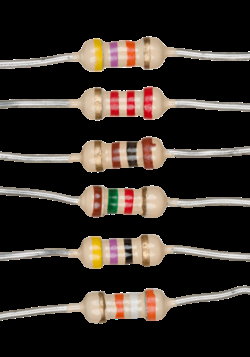
#> input picture ver_1/sample3.png, 250 x 357 px, given in place of the camera
$ python single_capture.py
#> lines starting #> are read from the running program, lines starting #| are printed output that depends on the picture; after the words box and inside, x2 and y2 are one past the last pixel; in counts of white or black regions, pixels touching at a corner belong together
# ver 1. one frame capture and display % of colour

import cv2
import numpy as np

cam = cv2.VideoCapture(0)

while True:
    ret, frame = cam.read()
#> frame is the input picture: shape (357, 250, 3); mean B, G, R 38.3, 43.5, 50.1
    if not ret:
        print("Failed to capture image.")
        break

    # display the live video feed
    cv2.imshow("Live Video (Press Space to Capture)", frame)

    # capture frame on spacebar (ASCII value 32)
    if cv2.waitKey(1) & 0xFF == 32:  # spacebar pressed
#> (key Esc is pressed here)
        captured_frame = frame.copy()
        hsv_frame = cv2.cvtColor(captured_frame, cv2.COLOR_BGR2HSV)
        print("Frame Captured.")
        break


# release camera, close live feed window
cam.release()
cv2.destroyAllWindows()

# black
low_black = np.array([0,0,0])
high_black = np.array([14,255,111])
black_mask =  cv2.inRange(hsv_frame, low_black, high_black)
#> hsv_frame: shape (357, 250, 3); mean H, S, V 6.9, 16.8, 50.4
# black  = cv2.bitwise_and(frame, frame, mask = black_mask)
black = cv2.bitwise_not(black_mask)

# brown
low_brown = np.array([5,220,24])
high_brown = np.array([10,255,101])
brown_mask = cv2.inRange(hsv_frame, low_brown, high_brown)
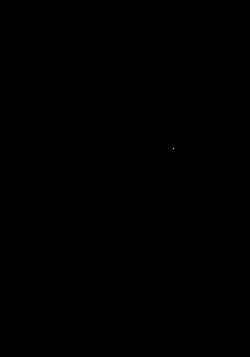
#> brown_mask: shape (357, 250); 0% white in thin lines or dots, all inside (x1, y1, x2, y2) = (173, 148, 174, 149)
brown = cv2.bitwise_and(frame, frame, mask = brown_mask)

# red
low_red = np.array([161, 155, 84])
high_red = np.array([179, 255, 255])
red_mask =  cv2.inRange(hsv_frame, low_red, high_red)
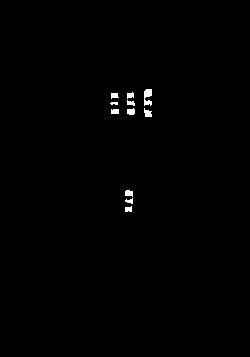
#> red_mask: shape (357, 250); 0.52% white; 11 white regions, largest, box (x1, y1, x2, y2) and area: (144, 89, 152, 106) 100, (144, 108, 152, 117) 49, (127, 108, 135, 115) 46
red  = cv2.bitwise_and(frame, frame, mask = red_mask)

# orange
low_orange = np.array([4,31,198])
high_orange = np.array([10,255,255])
orange_mask =  cv2.inRange(hsv_frame, low_orange, high_orange)
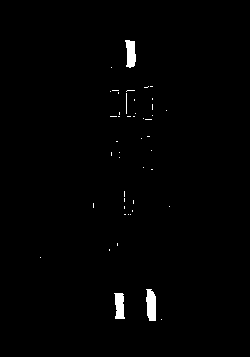
#> orange_mask: shape (357, 250); 0.96% white; 47 white regions (43 under 20 px), largest, box (x1, y1, x2, y2) and area: (146, 289, 156, 321) 268, (125, 40, 136, 68) 232, (114, 293, 125, 319) 221, (126, 93, 127, 114) 21
orange  = cv2.bitwise_and(frame, frame, mask = orange_mask)

# yellow
low_yellow = np.array([21, 95, 42])
high_yellow = np.array([28,255,241])
yellow_mask = cv2.inRange(hsv_frame, low_yellow, high_yellow)
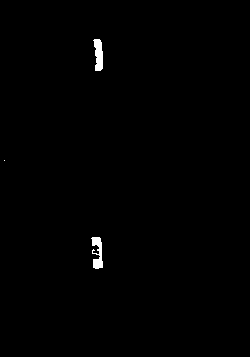
#> yellow_mask: shape (357, 250); 0.52% white; 3 white regions (1 under 20 px), largest, box (x1, y1, x2, y2) and area: (93, 39, 103, 71) 233, (91, 237, 103, 269) 232
yellow = cv2.bitwise_and(frame, frame, mask = yellow_mask)

# green
low_green = np.array([54, 41, 0])
high_green = np.array([77, 255, 157])
green_mask = cv2.inRange(hsv_frame, low_green, high_green)
#> green_mask: shape (357, 250); 0.28% white; 1 white region, box (x1, y1, x2, y2) and area: (107, 188, 118, 214) 249
green = cv2.bitwise_and(frame, frame, mask = green_mask)

# blue
low_blue = np.array([94, 80, 2])
high_blue = np.array([126, 255, 255])
blue_mask =  cv2.inRange(hsv_frame, low_blue, high_blue)
#> blue_mask: shape (357, 250); 0% white in thin lines or dots, all inside (x1, y1, x2, y2) = (137, 191, 165, 319)
blue  = cv2.bitwise_and(frame, frame, mask = blue_mask)

# violet
low_violet = np.array([121, 64, 65])
high_violet = np.array([169, 202, 255])
violet_mask =  cv2.inRange(hsv_frame, low_violet, high_violet)
#> violet_mask: shape (357, 250); 0.31% white; 7 white regions (1 under 20 px), largest, box (x1, y1, x2, y2) and area: (109, 239, 117, 248) 57, (110, 256, 118, 264) 56, (111, 59, 118, 67) 53, (110, 42, 118, 49) 47, (110, 249, 118, 255) 32, (111, 52, 118, 57) 30
violet  = cv2.bitwise_and(frame, frame, mask = violet_mask)

# gray

# white
low_white = np.array([8, 71, 139])
high_white = np.array([22, 108, 242])
white_mask =  cv2.inRange(hsv_frame, low_white, high_white)
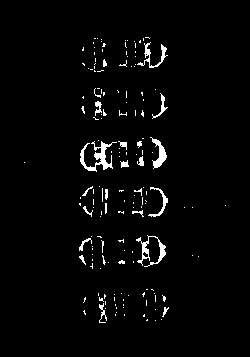
#> white_mask: shape (357, 250); 2.7% white; 159 white regions (136 under 20 px), largest, box (x1, y1, x2, y2) and area: (80, 141, 117, 172) 381, (136, 235, 166, 267) 266, (150, 137, 167, 169) 210
white  = cv2.bitwise_and(frame, frame, mask = white_mask)
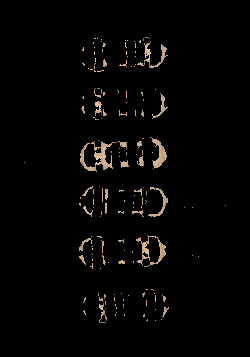
#> white: shape (357, 250, 3); mean B, G, R 3.6, 4.5, 5.3

cv2.imshow("frame", frame)
cv2.imshow("red mask", red)
# cv2.imshow("blue mask", blue)
cv2.imshow("orange mask", orange)
cv2.imshow("brown mask", brown)
cv2.imshow("green mask", green)
# cv2.imshow("black mask", black)
cv2.imshow("yellow mask", yellow)

masks = [red_mask, orange_mask, blue_mask, brown_mask, black_mask, green_mask]
color_names = ["Red", "Orange", "Blue", "Brown", "Black", "Green"]

# calculate total pixels in the image
total_pixels = frame.shape[0] * frame.shape[1]
#> total_pixels = 89250

# calculate percentage of each color
color_percentages = {}

for mask, name in zip(masks, color_names):
    detected_pixels = cv2.countNonZero(mask)
    percentage = (detected_pixels / total_pixels) * 100
    color_percentages[name] = round(percentage, 2)
#> this loop made 6 passes
#> (name, detected_pixels, percentage) on passes 1 to 6: ('Red', 468, 0.524), ('Orange', 861, 0.965), ('Blue', 2, 0.00224), ('Brown', 1, 0.00112), ('Black', 66016, 73.97), ('Green', 249, 0.279)
#> after the loop, color_percentages = {'Red': 0.52, 'Orange': 0.96, 'Blue': 0, 'Brown': 0, 'Black': 73.97, 'Green': 0.28}

print("Color Percentages:", color_percentages)
#| Color Percentages: {'Red': 0.52, 'Orange': 0.96, 'Blue': 0.0, 'Brown': 0.0, 'Black': 73.97, 'Green': 0.28}

combined_mask = cv2.bitwise_or(black_mask, brown_mask, red_mask, orange_mask)
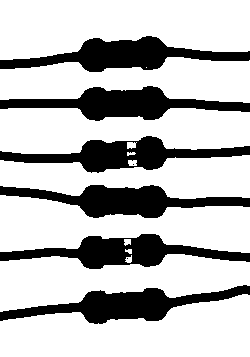
#> black_mask: shape (357, 250); 74% white; 8 black regions (2 under 20 px), largest, box (x1, y1, x2, y2) and area: (0, 36, 250, 72) 3978, (0, 86, 250, 121) 3936, (0, 285, 250, 324) 3918, (0, 185, 250, 218) 3894, (0, 234, 250, 269) 3764, (0, 136, 250, 173) 3742

kernel = np.ones((3,3), np.uint8)
cleaned_mask = cv2.morphologyEx(combined_mask, cv2.MORPH_OPEN, kernel)
#> cleaned_mask: shape (357, 250); 0.47% white; 12 white regions (1 under 20 px), largest, box (x1, y1, x2, y2) and area: (144, 89, 152, 97) 59, (144, 110, 152, 117) 46, (127, 109, 135, 115) 45
cleaned_mask = cv2.morphologyEx(cleaned_mask, cv2.MORPH_CLOSE, kernel)
#> cleaned_mask: shape (357, 250); 0.47% white; 12 white regions (1 under 20 px)

# Detecting contours on cleaned mask
contours, _ = cv2.findContours(cleaned_mask, cv2.RETR_EXTERNAL, cv2.CHAIN_APPROX_SIMPLE)
#> contours = 12 contours, 4 with area under 20; largest, box (x1, y1, x2, y2) and area: (144, 89, 152, 97) 46, (144, 110, 152, 117) 34, (127, 109, 135, 115) 33, (125, 190, 133, 196) 32, (111, 109, 119, 114) 26, (125, 207, 132, 212) 24, (111, 93, 118, 98) 24, (127, 93, 134, 98) 22

# Filter out very small or very large contours (likely noise or the entire resistor)
min_contour_area = 100  # Minimum area for a band (adjust as needed)
max_contour_area = 500  # Maximum area to avoid selecting the whole resistor

filtered_contours = [
    cnt for cnt in contours if min_contour_area < cv2.contourArea(cnt) < max_contour_area
]
#> filtered_contours = []

# Check if any contours are detected (bands in frame)
if len(filtered_contours) == 0:
    print("No bands detected.")
else:
    print(f"Bands detected: {len(filtered_contours)}")

    # Sort contours by x position (left to right)
    sorted_contours = sorted(filtered_contours, key=lambda c: cv2.boundingRect(c)[0])

    for i, contour in enumerate(sorted_contours):
        x, y, w, h = cv2.boundingRect(contour)
        cv2.rectangle(frame, (x, y), (x + w, y + h), (0, 255, 0), 2)  # Green rectangle around each band
        cv2.putText(frame, f"Band {i + 1}", (x, y - 10), cv2.FONT_HERSHEY_SIMPLEX, 0.6, (0, 255, 0), 2)

# Display the result
cv2.imshow("Detected Bands", frame)
cv2.imshow("Combined Mask", combined_mask)
cv2.imshow("Cleaned Mask", cleaned_mask)
cv2.waitKey(0)
cv2.destroyAllWindows()
